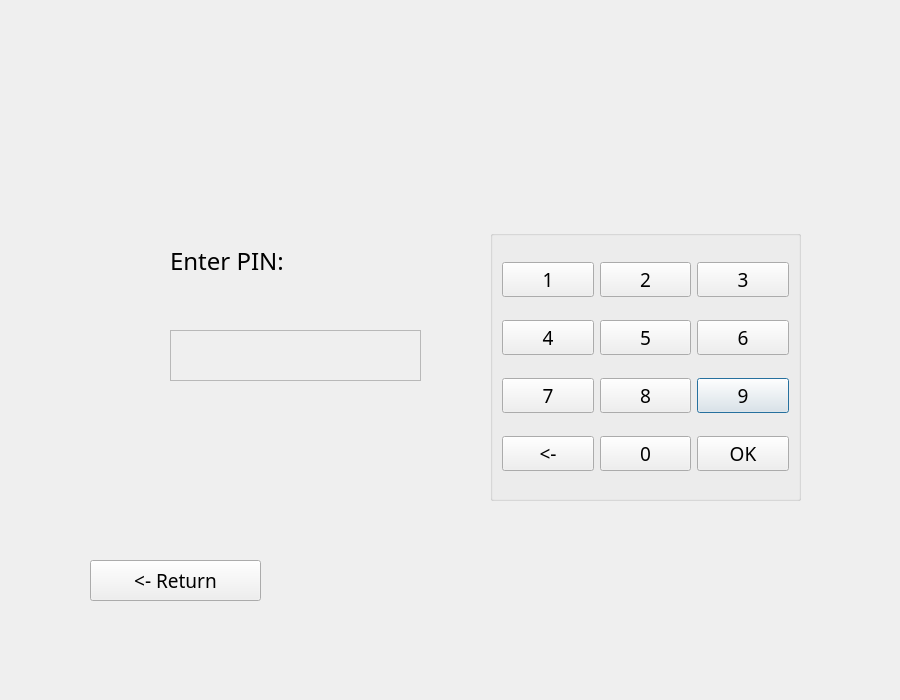
<?xml version="1.0" encoding="UTF-8"?>
<ui version="4.0">
 <class>PasswordWindow</class>
 <widget class="QDialog" name="PasswordWindow">
  <property name="geometry">
   <rect>
    <x>0</x>
    <y>0</y>
    <width>900</width>
    <height>700</height>
   </rect>
  </property>
  <property name="minimumSize">
   <size>
    <width>900</width>
    <height>700</height>
   </size>
  </property>
  <property name="maximumSize">
   <size>
    <width>900</width>
    <height>700</height>
   </size>
  </property>
  <property name="baseSize">
   <size>
    <width>900</width>
    <height>700</height>
   </size>
  </property>
  <property name="windowTitle">
   <string>Dialog</string>
  </property>
  <widget class="QGroupBox" name="gridGroupBox">
   <property name="geometry">
    <rect>
     <x>490</x>
     <y>230</y>
     <width>311</width>
     <height>271</height>
    </rect>
   </property>
   <property name="font">
    <font>
     <family>Arial Rounded MT Bold</family>
     <pointsize>10</pointsize>
    </font>
   </property>
   <layout class="QGridLayout" name="gridLayout_4">
    <item row="2" column="2">
     <widget class="QPushButton" name="digit_9">
      <property name="font">
       <font>
        <family>Arial Rounded MT Bold</family>
        <pointsize>14</pointsize>
       </font>
      </property>
      <property name="text">
       <string>9</string>
      </property>
     </widget>
    </item>
    <item row="4" column="2">
     <widget class="QPushButton" name="digit_OK">
      <property name="font">
       <font>
        <family>Arial Rounded MT Bold</family>
        <pointsize>14</pointsize>
       </font>
      </property>
      <property name="text">
       <string>OK</string>
      </property>
     </widget>
    </item>
    <item row="4" column="0">
     <widget class="QPushButton" name="digit_back">
      <property name="font">
       <font>
        <family>Arial Rounded MT Bold</family>
        <pointsize>14</pointsize>
       </font>
      </property>
      <property name="text">
       <string>&lt;-</string>
      </property>
     </widget>
    </item>
    <item row="4" column="1">
     <widget class="QPushButton" name="digit_0">
      <property name="font">
       <font>
        <family>Arial Rounded MT Bold</family>
        <pointsize>14</pointsize>
       </font>
      </property>
      <property name="text">
       <string>0</string>
      </property>
     </widget>
    </item>
    <item row="0" column="0">
     <widget class="QPushButton" name="digit_1">
      <property name="font">
       <font>
        <family>Arial Rounded MT Bold</family>
        <pointsize>14</pointsize>
       </font>
      </property>
      <property name="text">
       <string>1</string>
      </property>
     </widget>
    </item>
    <item row="2" column="0">
     <widget class="QPushButton" name="digit_7">
      <property name="font">
       <font>
        <family>Arial Rounded MT Bold</family>
        <pointsize>14</pointsize>
       </font>
      </property>
      <property name="text">
       <string>7</string>
      </property>
     </widget>
    </item>
    <item row="0" column="2">
     <widget class="QPushButton" name="digit_3">
      <property name="font">
       <font>
        <family>Arial Rounded MT Bold</family>
        <pointsize>14</pointsize>
       </font>
      </property>
      <property name="text">
       <string>3</string>
      </property>
     </widget>
    </item>
    <item row="1" column="0">
     <widget class="QPushButton" name="digit_4">
      <property name="font">
       <font>
        <family>Arial Rounded MT Bold</family>
        <pointsize>14</pointsize>
       </font>
      </property>
      <property name="text">
       <string>4</string>
      </property>
     </widget>
    </item>
    <item row="0" column="1">
     <widget class="QPushButton" name="digit_2">
      <property name="font">
       <font>
        <family>Arial Rounded MT Bold</family>
        <pointsize>14</pointsize>
       </font>
      </property>
      <property name="text">
       <string>2</string>
      </property>
     </widget>
    </item>
    <item row="2" column="1">
     <widget class="QPushButton" name="digit_8">
      <property name="font">
       <font>
        <family>Arial Rounded MT Bold</family>
        <pointsize>14</pointsize>
       </font>
      </property>
      <property name="text">
       <string>8</string>
      </property>
     </widget>
    </item>
    <item row="1" column="2">
     <widget class="QPushButton" name="digit_6">
      <property name="font">
       <font>
        <family>Arial Rounded MT Bold</family>
        <pointsize>14</pointsize>
       </font>
      </property>
      <property name="text">
       <string>6</string>
      </property>
     </widget>
    </item>
    <item row="1" column="1">
     <widget class="QPushButton" name="digit_5">
      <property name="font">
       <font>
        <family>Arial Rounded MT Bold</family>
        <pointsize>14</pointsize>
       </font>
      </property>
      <property name="text">
       <string>5</string>
      </property>
     </widget>
    </item>
   </layout>
  </widget>
  <widget class="QLabel" name="label_2">
   <property name="geometry">
    <rect>
     <x>170</x>
     <y>240</y>
     <width>221</width>
     <height>41</height>
    </rect>
   </property>
   <property name="font">
    <font>
     <family>Arial Rounded MT Bold</family>
     <pointsize>18</pointsize>
     <weight>50</weight>
     <bold>false</bold>
    </font>
   </property>
   <property name="text">
    <string>Enter PIN:</string>
   </property>
  </widget>
  <widget class="QLabel" name="card_pin">
   <property name="geometry">
    <rect>
     <x>170</x>
     <y>330</y>
     <width>251</width>
     <height>51</height>
    </rect>
   </property>
   <property name="font">
    <font>
     <family>Arial Rounded MT Bold</family>
     <pointsize>10</pointsize>
    </font>
   </property>
   <property name="autoFillBackground">
    <bool>true</bool>
   </property>
   <property name="frameShape">
    <enum>QFrame::StyledPanel</enum>
   </property>
   <property name="frameShadow">
    <enum>QFrame::Raised</enum>
   </property>
   <property name="text">
    <string/>
   </property>
  </widget>
  <widget class="QPushButton" name="pushButton">
   <property name="geometry">
    <rect>
     <x>90</x>
     <y>560</y>
     <width>171</width>
     <height>41</height>
    </rect>
   </property>
   <property name="font">
    <font>
     <family>Arial Rounded MT Bold</family>
     <pointsize>14</pointsize>
    </font>
   </property>
   <property name="text">
    <string>&lt;- Return</string>
   </property>
  </widget>
 </widget>
 <resources/>
 <connections/>
</ui>
